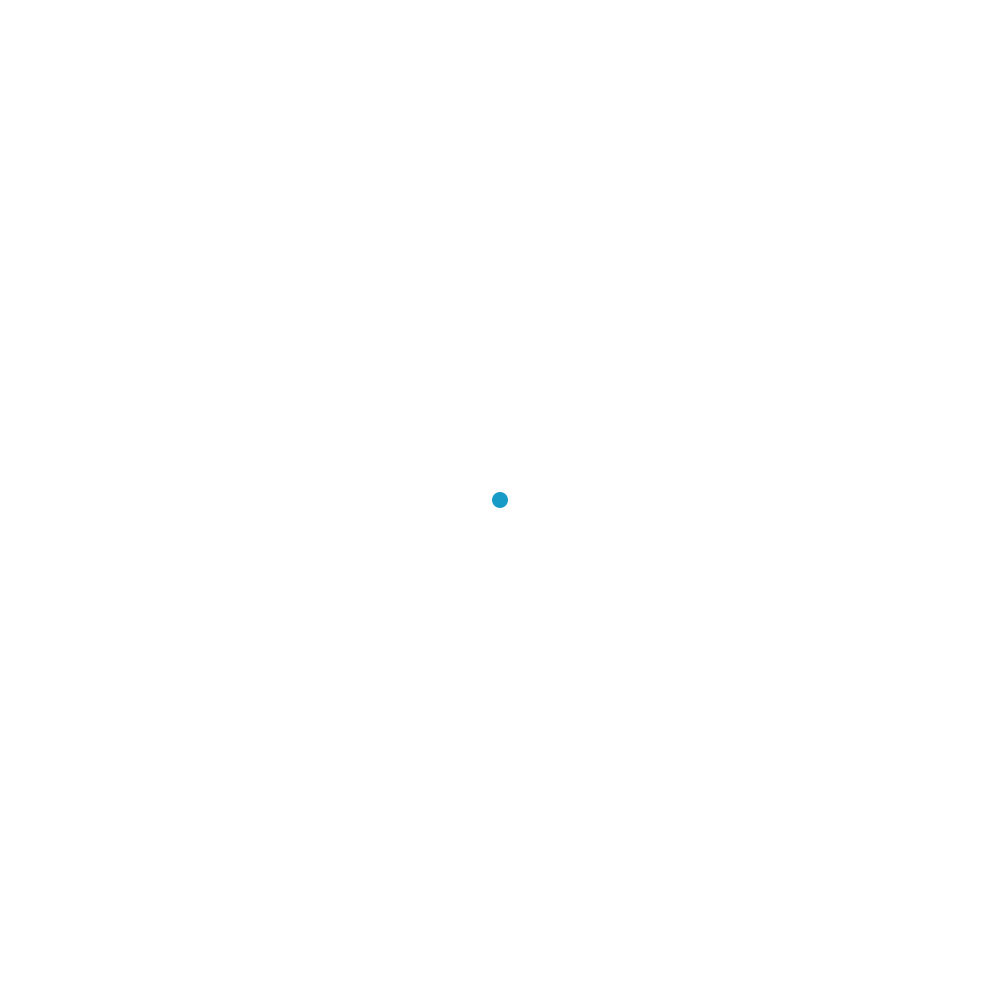
Frame 1 (no input)
Frame 60 (the mouse pressed at the canvas centre just before this capture): blank canvas, image omitted
Frame 120 (the mouse held since frame 60 and released just before this capture): blank canvas, image omitted

The Processing sketch that drew this single still picture (run headless with seeded random() and noise(); from frame 60 on, the mouse is pressed at the canvas centre):

// Processing sketch: OrbitalSim
// ── OrbitalSim.pde
Mover mover1;
float topspeed = 10;
void setup() {
  size(1000, 1000);
  mover1 = new Mover();
}
void draw() {
  background(255);

  mover1.update();
  mover1.display();
}

class Mover {

  PVector location;
  PVector velocity;
  PVector acceleration;

  Mover() {
    location = new PVector(width/2, height/2);
    velocity = new PVector(0,0);
    acceleration = new PVector(0,0);
  }

  void update() {
    PVector mouse = new PVector(mouseX, mouseY);
    PVector dir = PVector.sub(mouse, location);
    
    float dist = dir.mag();
    float grav = 10/dist;
    
    dir.normalize();
    
    acceleration = dir;
    acceleration.mult(grav);
    
    velocity.add(acceleration);
    //velocity.limit(topspeed);
    location.add(velocity);
  }

  void display() {
    noStroke();
    fill(25,155,200);
    ellipse(location.x, location.y, 16, 16);
  }
}
